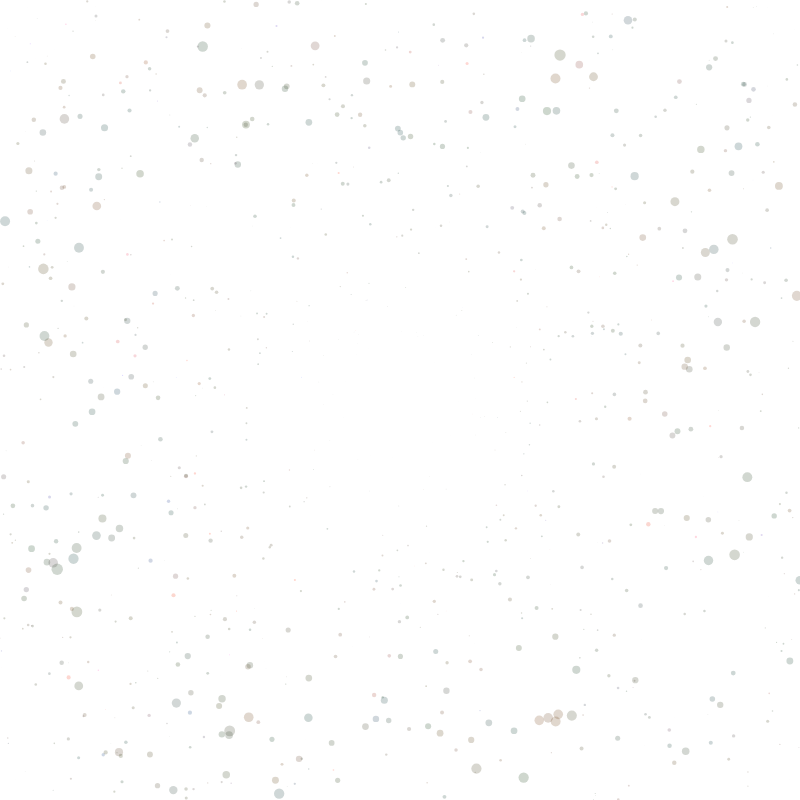
Frame 1 (no input)
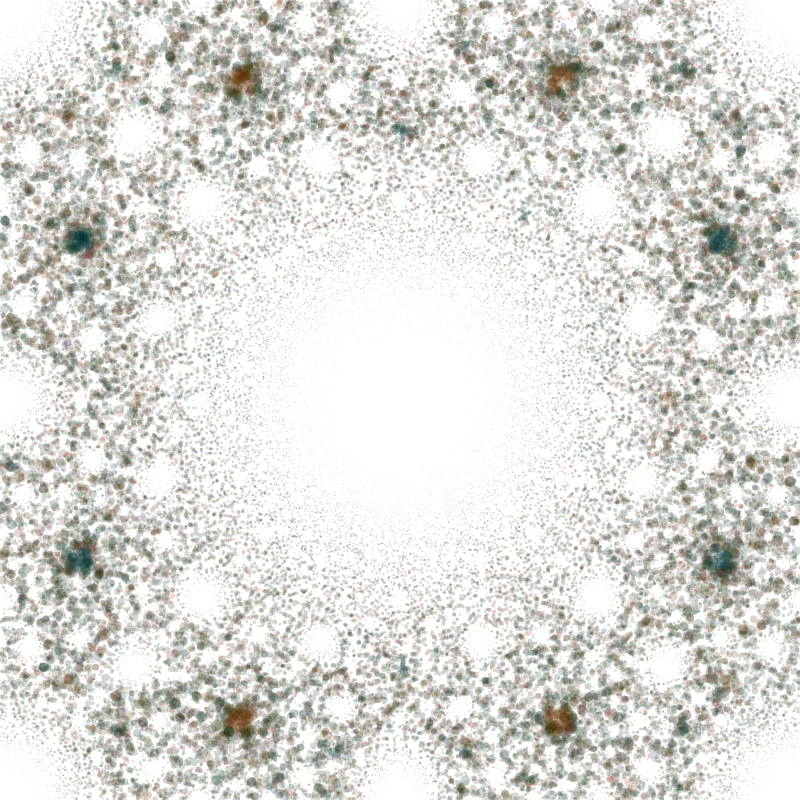
Frame 60 (no input)
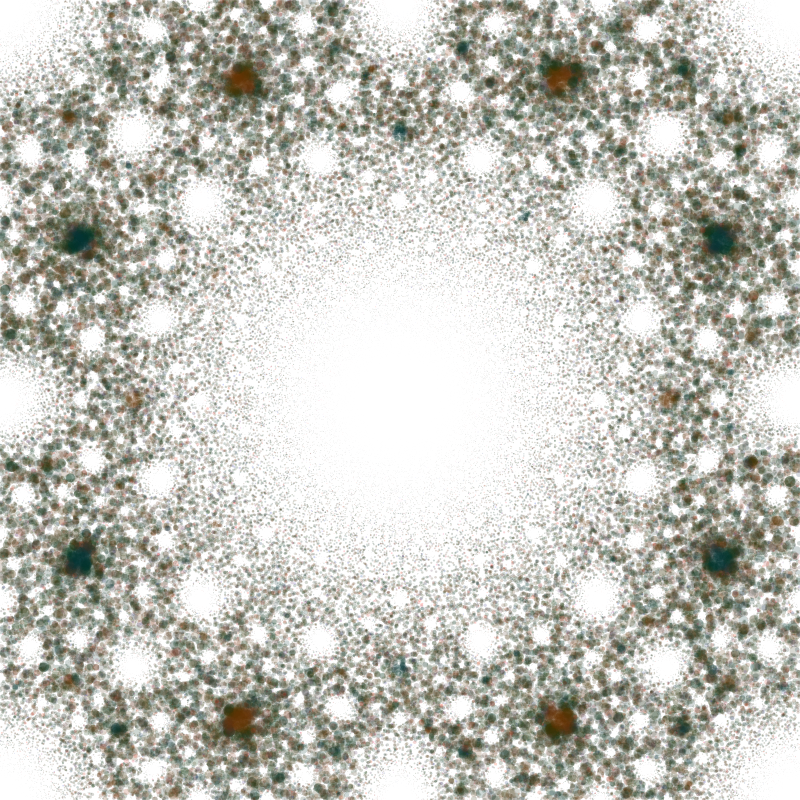
Frame 120 (the mouse pressed at the canvas centre since frame 60)

The p5.js sketch that drew these frames (run headless with seeded random() and noise() and a simulated clock; from frame 60 on, the mouse is pressed at the canvas centre):

// p5.js sketch
// ── sketch.js
function setup() {
  createCanvas(800, 800);
}

function draw() {
 stroke(0,0,0,0);
 translate(400,400);
 for (let p=0; p<1000; p++){
    //background(220);
    let xx=random()-.5;
    let yy=random()-.5;
    let x=xx;
    let y=yy;
    x*=1.;
    y*=1.;
    let s=800;
    let ml=1000;
    let l;
    for (let i=0; i<20; i++) {
      l=x*x+y*y;
      x=abs(x)/l-1.;
      y=abs(y)/l-1.;
      ml=min(ml,l);
    }
    x=abs(x);
    y=abs(y);
    fill(x*100.,50.,y*50.,50);
    circle(xx*s,yy*s,ml*50);
 }
}
